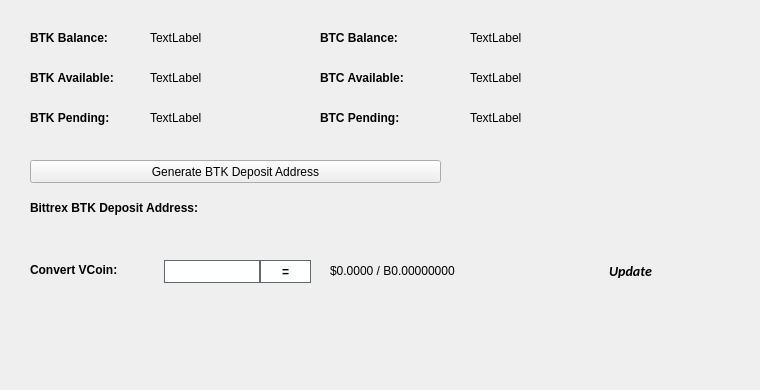
   <widget class="QWidget" name="BalanceTab">
    <attribute name="title">
     <string>Balance</string>
    </attribute>
    <widget class="QLabel" name="BitcoinBalanceLabel">
     <property name="geometry">
      <rect>
       <x>470</x>
       <y>30</y>
       <width>150</width>
       <height>16</height>
      </rect>
     </property>
     <property name="text">
      <string>TextLabel</string>
     </property>
    </widget>
    <widget class="QLabel" name="BTKBalanceLabel">
     <property name="geometry">
      <rect>
       <x>150</x>
       <y>30</y>
       <width>150</width>
       <height>16</height>
      </rect>
     </property>
     <property name="text">
      <string>TextLabel</string>
     </property>
    </widget>
    <widget class="QLabel" name="label_11">
     <property name="geometry">
      <rect>
       <x>30</x>
       <y>30</y>
       <width>101</width>
       <height>16</height>
      </rect>
     </property>
     <property name="font">
      <font>
       <weight>75</weight>
       <bold>true</bold>
      </font>
     </property>
     <property name="text">
      <string>BTK Balance:</string>
     </property>
    </widget>
    <widget class="QLabel" name="label_12">
     <property name="geometry">
      <rect>
       <x>320</x>
       <y>30</y>
       <width>101</width>
       <height>16</height>
      </rect>
     </property>
     <property name="font">
      <font>
       <weight>75</weight>
       <bold>true</bold>
      </font>
     </property>
     <property name="text">
      <string>BTC Balance:</string>
     </property>
    </widget>
    <widget class="QLabel" name="BTKAvailableLabel_2">
     <property name="geometry">
      <rect>
       <x>150</x>
       <y>70</y>
       <width>150</width>
       <height>16</height>
      </rect>
     </property>
     <property name="text">
      <string>TextLabel</string>
     </property>
    </widget>
    <widget class="QLabel" name="label_13">
     <property name="geometry">
      <rect>
       <x>30</x>
       <y>70</y>
       <width>111</width>
       <height>16</height>
      </rect>
     </property>
     <property name="font">
      <font>
       <weight>75</weight>
       <bold>true</bold>
      </font>
     </property>
     <property name="text">
      <string>BTK Available:</string>
     </property>
    </widget>
    <widget class="QLabel" name="label_14">
     <property name="geometry">
      <rect>
       <x>30</x>
       <y>110</y>
       <width>101</width>
       <height>16</height>
      </rect>
     </property>
     <property name="font">
      <font>
       <weight>75</weight>
       <bold>true</bold>
      </font>
     </property>
     <property name="text">
      <string>BTK Pending:</string>
     </property>
    </widget>
    <widget class="QLabel" name="BTKPendingLabel">
     <property name="geometry">
      <rect>
       <x>150</x>
       <y>110</y>
       <width>150</width>
       <height>16</height>
      </rect>
     </property>
     <property name="text">
      <string>TextLabel</string>
     </property>
    </widget>
    <widget class="QLabel" name="label_15">
     <property name="geometry">
      <rect>
       <x>320</x>
       <y>70</y>
       <width>111</width>
       <height>16</height>
      </rect>
     </property>
     <property name="font">
      <font>
       <weight>75</weight>
       <bold>true</bold>
      </font>
     </property>
     <property name="text">
      <string>BTC Available:</string>
     </property>
    </widget>
    <widget class="QLabel" name="BitcoinAvailableLabel">
     <property name="geometry">
      <rect>
       <x>470</x>
       <y>70</y>
       <width>150</width>
       <height>16</height>
      </rect>
     </property>
     <property name="text">
      <string>TextLabel</string>
     </property>
    </widget>
    <widget class="QLabel" name="label_31">
     <property name="geometry">
      <rect>
       <x>320</x>
       <y>110</y>
       <width>111</width>
       <height>16</height>
      </rect>
     </property>
     <property name="font">
      <font>
       <weight>75</weight>
       <bold>true</bold>
      </font>
     </property>
     <property name="text">
      <string>BTC Pending:</string>
     </property>
    </widget>
    <widget class="QLabel" name="BitcoinPendingLabel">
     <property name="geometry">
      <rect>
       <x>470</x>
       <y>110</y>
       <width>150</width>
       <height>16</height>
      </rect>
     </property>
     <property name="text">
      <string>TextLabel</string>
     </property>
    </widget>
    <widget class="QLabel" name="label_33">
     <property name="geometry">
      <rect>
       <x>30</x>
       <y>200</y>
       <width>221</width>
       <height>16</height>
      </rect>
     </property>
     <property name="font">
      <font>
       <weight>75</weight>
       <bold>true</bold>
      </font>
     </property>
     <property name="text">
      <string>Bittrex BTK Deposit Address:</string>
     </property>
    </widget>
    <widget class="QPushButton" name="GenDepositBTN">
     <property name="geometry">
      <rect>
       <x>30</x>
       <y>160</y>
       <width>411</width>
       <height>23</height>
      </rect>
     </property>
     <property name="text">
      <string>Generate BTK Deposit Address</string>
     </property>
     <property name="icon">
      <iconset resource="../btk.qrc">
       <normaloff>:/icons/bitcoin</normaloff>:/icons/bitcoin</iconset>
     </property>
    </widget>
    <widget class="QLabel" name="DepositAddressLabel">
     <property name="geometry">
      <rect>
       <x>200</x>
       <y>200</y>
       <width>261</width>
       <height>16</height>
      </rect>
     </property>
     <property name="palette">
      <palette>
       <active>
        <colorrole role="WindowText">
         <brush brushstyle="SolidPattern">
          <color alpha="255">
           <red>0</red>
           <green>0</green>
           <blue>0</blue>
          </color>
         </brush>
        </colorrole>
        <colorrole role="Text">
         <brush brushstyle="SolidPattern">
          <color alpha="255">
           <red>0</red>
           <green>0</green>
           <blue>255</blue>
          </color>
         </brush>
        </colorrole>
       </active>
       <inactive>
        <colorrole role="WindowText">
         <brush brushstyle="SolidPattern">
          <color alpha="255">
           <red>0</red>
           <green>0</green>
           <blue>0</blue>
          </color>
         </brush>
        </colorrole>
        <colorrole role="Text">
         <brush brushstyle="SolidPattern">
          <color alpha="255">
           <red>0</red>
           <green>0</green>
           <blue>255</blue>
          </color>
         </brush>
        </colorrole>
       </inactive>
       <disabled>
        <colorrole role="WindowText">
         <brush brushstyle="SolidPattern">
          <color alpha="255">
           <red>120</red>
           <green>120</green>
           <blue>120</blue>
          </color>
         </brush>
        </colorrole>
        <colorrole role="Text">
         <brush brushstyle="SolidPattern">
          <color alpha="255">
           <red>120</red>
           <green>120</green>
           <blue>120</blue>
          </color>
         </brush>
        </colorrole>
       </disabled>
      </palette>
     </property>
     <property name="font">
      <font>
       <weight>75</weight>
       <bold>true</bold>
      </font>
     </property>
     <property name="text">
      <string/>
     </property>
     <property name="alignment">
      <set>Qt::AlignRight|Qt::AlignTrailing|Qt::AlignVCenter</set>
     </property>
     <property name="textInteractionFlags">
      <set>Qt::LinksAccessibleByMouse|Qt::TextSelectableByKeyboard|Qt::TextSelectableByMouse</set>
     </property>
    </widget>
    <widget class="QLabel" name="label_8">
     <property name="geometry">
      <rect>
       <x>460</x>
       <y>300</y>
       <width>281</width>
       <height>81</height>
      </rect>
     </property>
     <property name="text">
      <string/>
     </property>
     <property name="pixmap">
      <pixmap>:/images/bittrex</pixmap>
     </property>
    </widget>
    <widget class="QWidget" name="widgetConversion" native="true">
     <property name="geometry">
      <rect>
       <x>0</x>
       <y>250</y>
       <width>751</width>
       <height>43</height>
      </rect>
     </property>
     <property name="minimumSize">
      <size>
       <width>0</width>
       <height>43</height>
      </size>
     </property>
     <property name="styleSheet">
      <string notr="true"/>
     </property>
     <widget class="QPushButton" name="btnUpdateMarketData">
      <property name="geometry">
       <rect>
        <x>575</x>
        <y>0</y>
        <width>111</width>
        <height>41</height>
       </rect>
      </property>
      <property name="sizePolicy">
       <sizepolicy hsizetype="Expanding" vsizetype="Expanding">
        <horstretch>0</horstretch>
        <verstretch>0</verstretch>
       </sizepolicy>
      </property>
      <property name="font">
       <font>
        <family>calibri</family>
        <pointsize>-1</pointsize>
        <weight>75</weight>
        <italic>true</italic>
        <bold>true</bold>
       </font>
      </property>
      <property name="styleSheet">
       <string notr="true">margin:0px;text-align:center;padding:2px;border-radius:3px;font-style:italic;width:100px;font-size:14px;font-family:calibri;font-weight:600;</string>
      </property>
      <property name="text">
       <string>Update</string>
      </property>
      <property name="iconSize">
       <size>
        <width>150</width>
        <height>35</height>
       </size>
      </property>
      <property name="autoDefault">
       <bool>true</bool>
      </property>
      <property name="default">
       <bool>true</bool>
      </property>
     </widget>
     <widget class="QLabel" name="lblConvertVCoin">
      <property name="geometry">
       <rect>
        <x>30</x>
        <y>10</y>
        <width>131</width>
        <height>20</height>
       </rect>
      </property>
      <property name="styleSheet">
       <string notr="true"/>
      </property>
      <property name="text">
       <string>&lt;html&gt;&lt;head/&gt;&lt;body&gt;&lt;p&gt;&lt;span style=&quot; font-weight:600;&quot;&gt;Convert VCoin:&lt;/span&gt;&lt;/p&gt;&lt;/body&gt;&lt;/html&gt;</string>
      </property>
     </widget>
     <widget class="QLineEdit" name="txtConvertVCoinQty">
      <property name="geometry">
       <rect>
        <x>160</x>
        <y>10</y>
        <width>100</width>
        <height>23</height>
       </rect>
      </property>
      <property name="minimumSize">
       <size>
        <width>100</width>
        <height>23</height>
       </size>
      </property>
      <property name="maximumSize">
       <size>
        <width>100</width>
        <height>16777215</height>
       </size>
      </property>
      <property name="styleSheet">
       <string notr="true">border: 1px solid #61696c;margin-left:4px;</string>
      </property>
     </widget>
     <widget class="QPushButton" name="btnConvertBtk">
      <property name="geometry">
       <rect>
        <x>260</x>
        <y>10</y>
        <width>51</width>
        <height>23</height>
       </rect>
      </property>
      <property name="minimumSize">
       <size>
        <width>0</width>
        <height>23</height>
       </size>
      </property>
      <property name="styleSheet">
       <string notr="true">border:1px solid #61696c;background:white;font-weight:600;</string>
      </property>
      <property name="text">
       <string>=</string>
      </property>
     </widget>
     <widget class="QLabel" name="lblConvertVCoinResults">
      <property name="geometry">
       <rect>
        <x>330</x>
        <y>0</y>
        <width>201</width>
        <height>41</height>
       </rect>
      </property>
      <property name="styleSheet">
       <string notr="true"/>
      </property>
      <property name="text">
       <string>$0.0000 / B0.00000000</string>
      </property>
     </widget>
     <widget class="QLabel" name="iconOverviewUpdateWait">
      <property name="geometry">
       <rect>
        <x>670</x>
        <y>10</y>
        <width>24</width>
        <height>24</height>
       </rect>
      </property>
      <property name="text">
       <string/>
      </property>
      <property name="pixmap">
       <pixmap resource="../btk.qrc">:/icons/transaction_1</pixmap>
      </property>
      <property name="scaledContents">
       <bool>true</bool>
      </property>
      <property name="alignment">
       <set>Qt::AlignCenter</set>
      </property>
     </widget>
    </widget>
   </widget>
